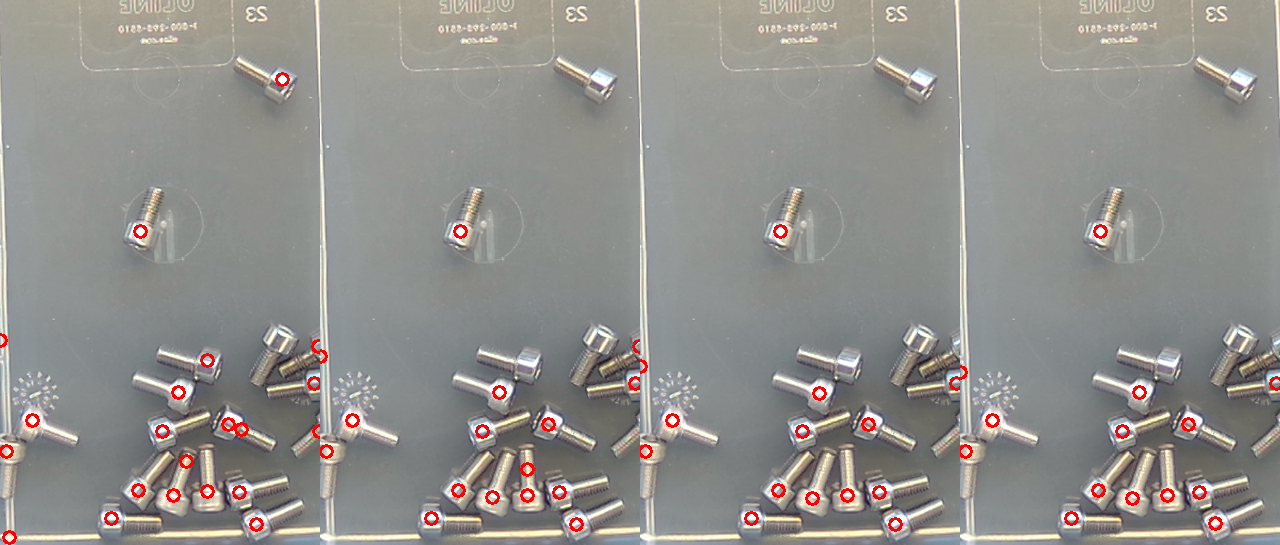
#> input picture dev/cores.png, 1280 x 545 px, given in place of gt27_0.png, which was not available
$ python t3.py
#> lines starting #> are read from the running program, lines starting #| are printed output that depends on the picture
import cv2,numpy as np,sys
sys.path.insert(0,'dev'); from proto3 import run
for n in ['gt27_0','frame_focused']:
    f=cv2.imread('dev/'+n+'.png'); g=cv2.cvtColor(f,cv2.COLOR_BGR2GRAY)
#> further down, f is the input picture: shape (545, 1280, 3); mean B, G, R 140.6, 144, 145.7
#> after `g = cv2.cvtColor(f, cv2.COLOR_BGR2GRAY)`:
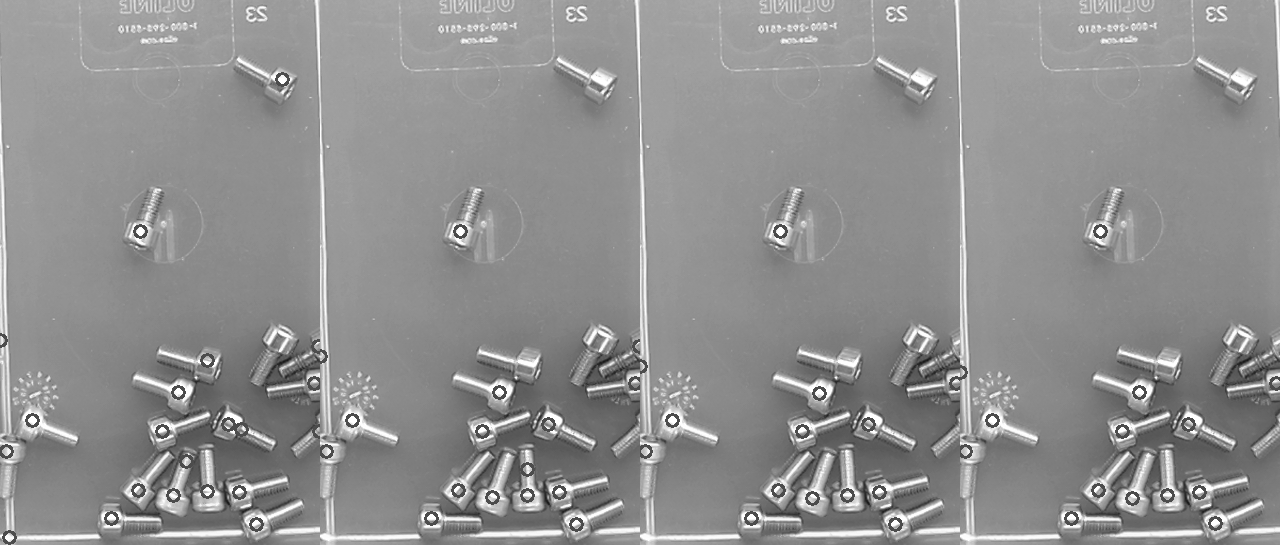
#> g: shape (545, 1280); min 25, max 255, mean 144
    H,W=g.shape; s=4; bg=cv2.resize(cv2.medianBlur(cv2.resize(g,(W//s,H//s)),15),(W,H))
#> after `H, W = g.shape`: H = 545; W = 1280
#> after `bg = cv2.resize(cv2.medianBlur(cv2.resize(g, (W // s, H // s)), 15), (`:
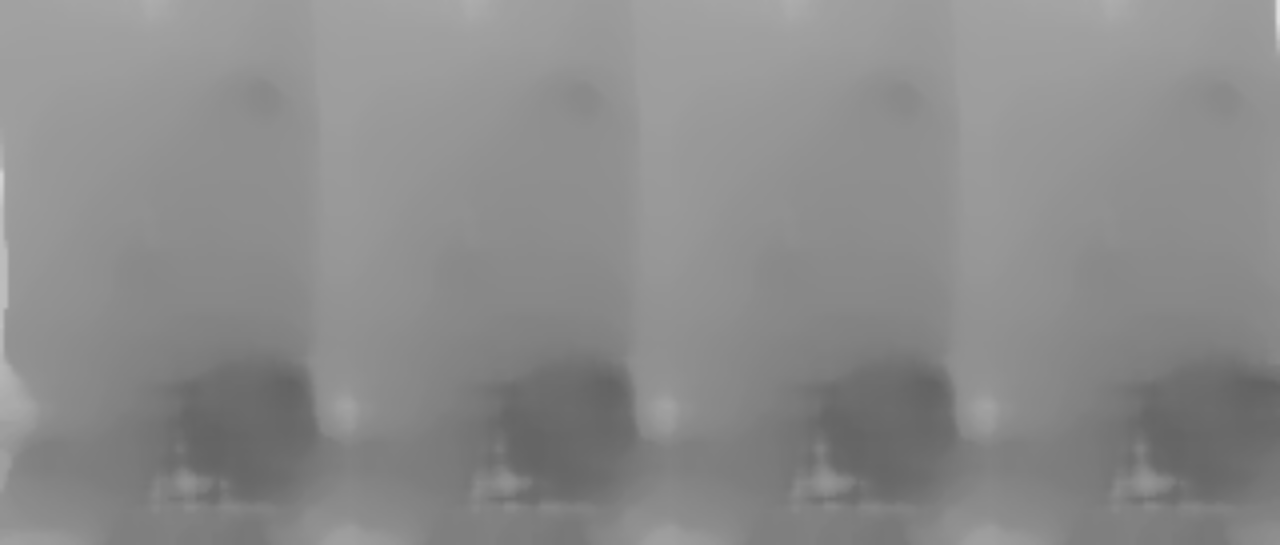
#> bg: shape (545, 1280); min 99, max 222, mean 139.3
    d=cv2.absdiff(g,bg)
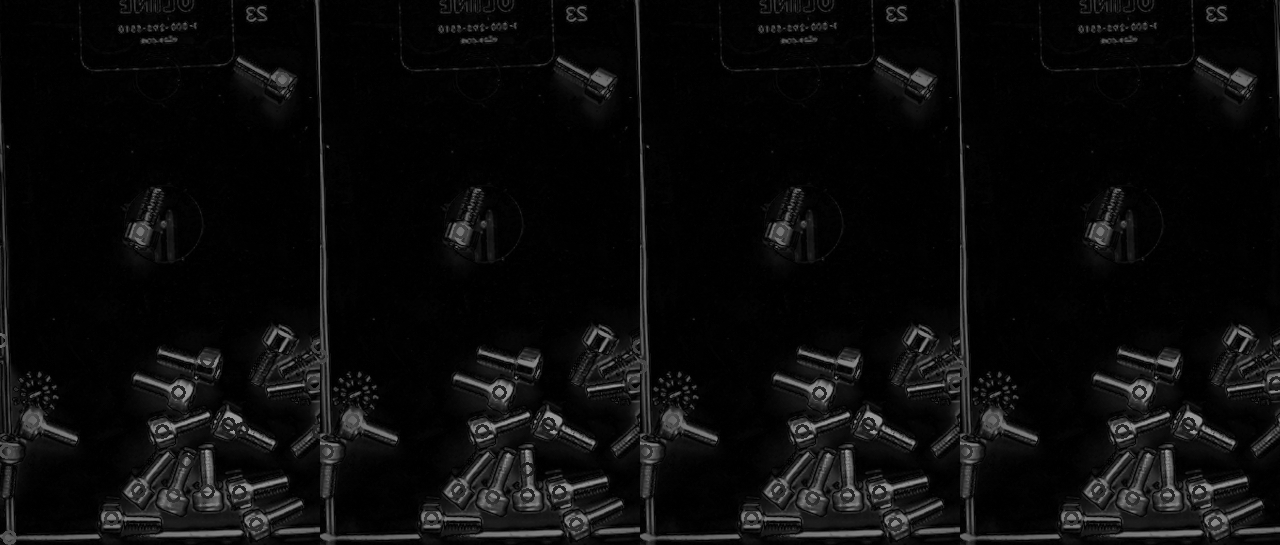
#> d: shape (545, 1280); min 0, max 153, mean 11.5
    cv2.imwrite('dev/approaches/_seg/d_'+n+'.png',cv2.resize(np.clip(d.astype(int)*3,0,255).astype(np.uint8),(960,540)))
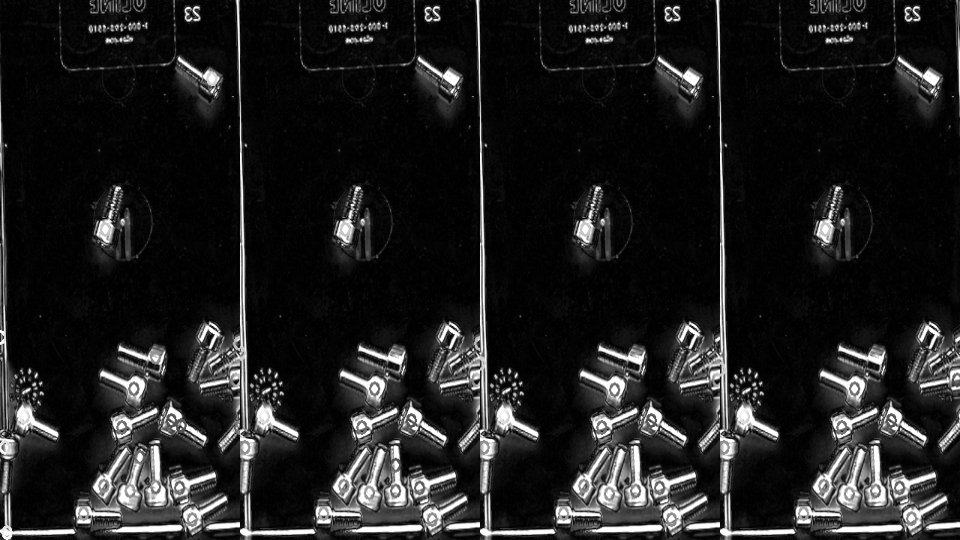
#> saved as d_gt27_0.png: shape (540, 960); min 0, max 255, mean 31.8
    print(n,np.percentile(d,[50,90,99]))
#| gt27_0 [  2.  36. 122.]
#> pass 2 of the loop `for n in ['gt27_0','frame_focused']:`:
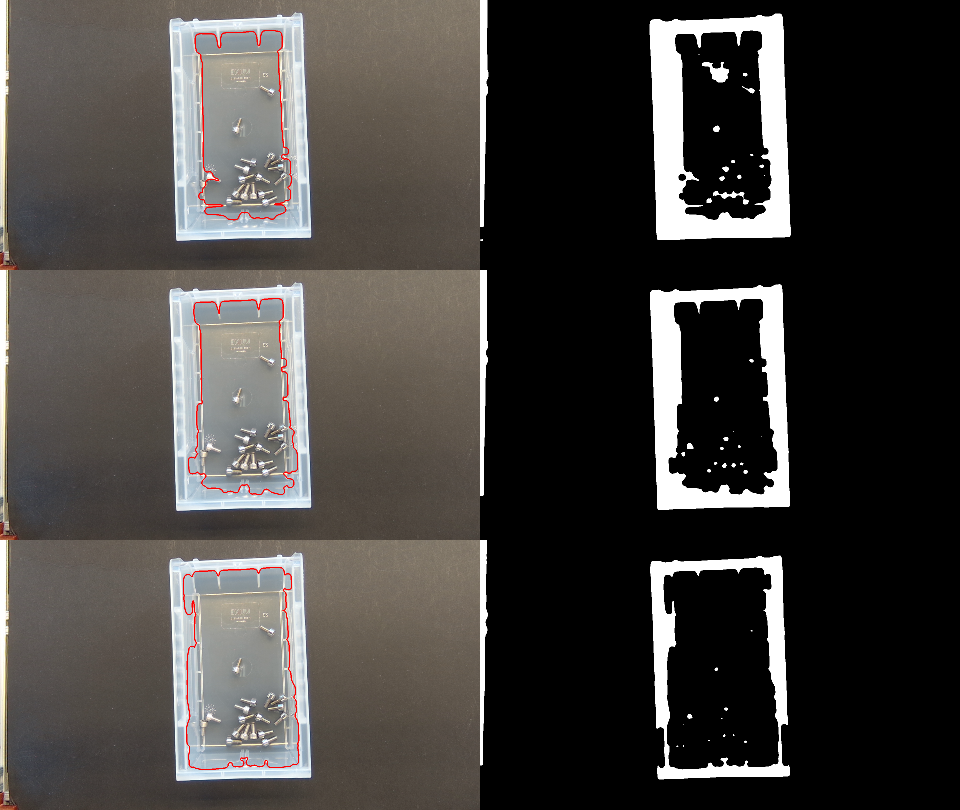
#> input picture dev/floor.png, 960 x 810 px, given in place of frame_focused.png, which was not available
#> f is the input picture: shape (810, 960, 3); mean B, G, R 63.6, 66.2, 69.1
#> g: shape (810, 960)
#> bg: shape (810, 960)
#> `d=cv2.absdiff(g,bg)`:
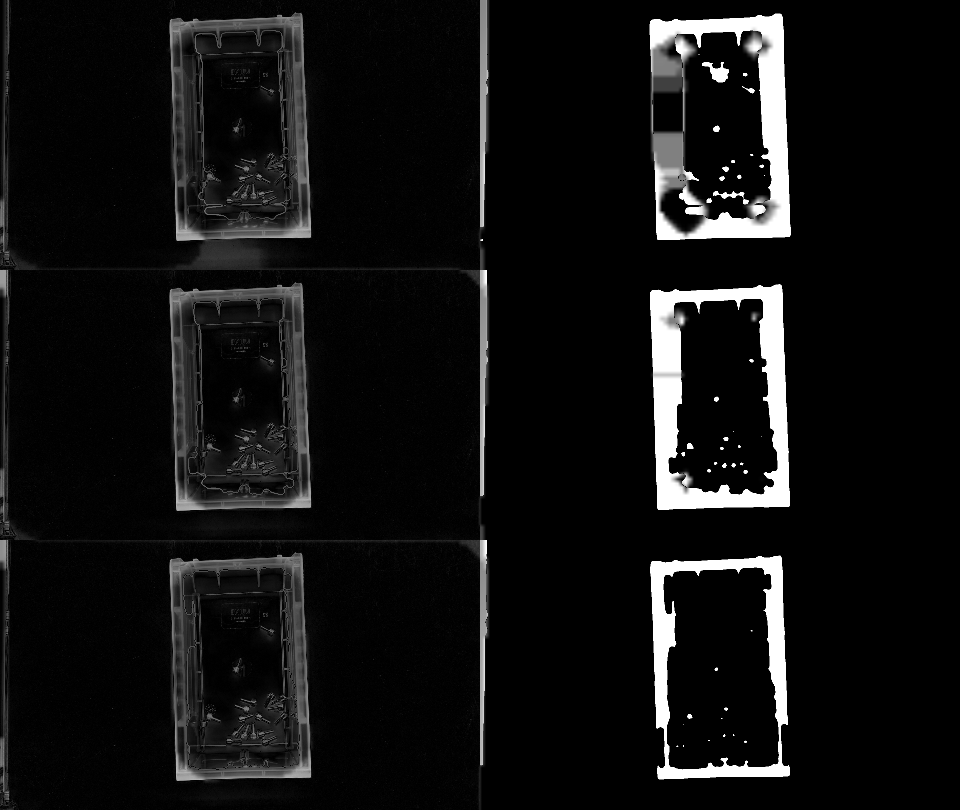
#> d: shape (810, 960); min 0, max 255, mean 17.8
#> `cv2.imwrite('dev/approaches/_seg/d_'+n+'.png',cv2.resize(np.clip(d.ast..`:
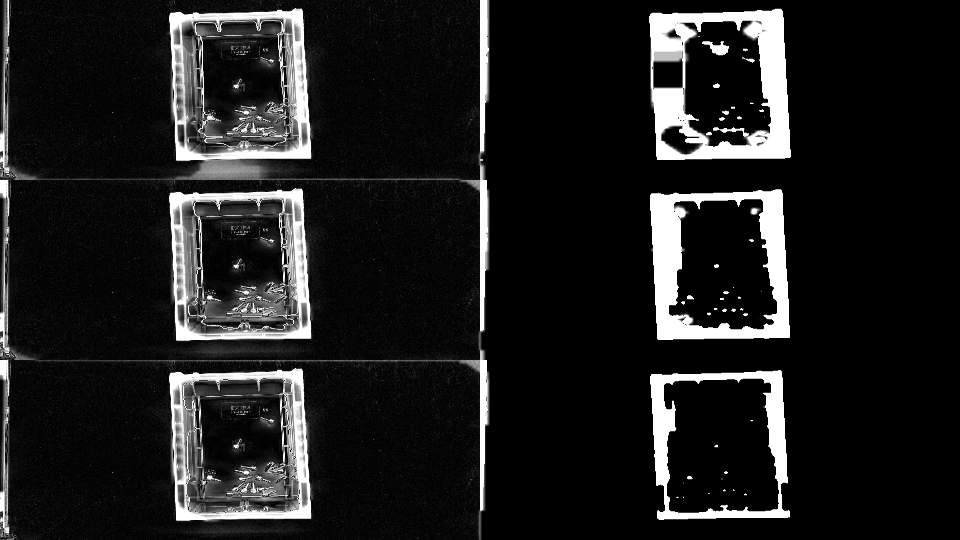
#> saved as d_frame_focused.png: shape (540, 960); min 0, max 255, mean 30.3
#| frame_focused [  1.  43. 255.]
